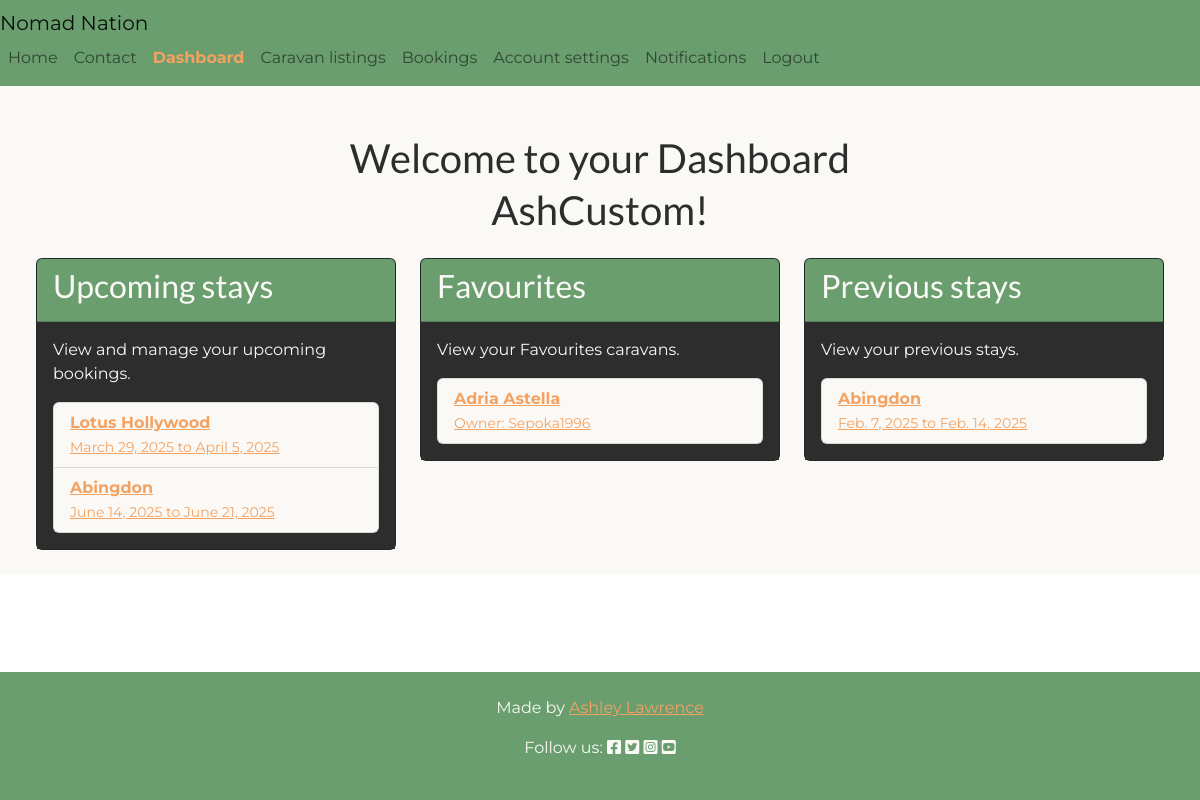
Page /dashboard/ (signed in) on the committed database.
### listings/models.py (models this page shows, shortened)
class Booking(models.Model):
    STATUS_CHOICES = [
        ("pending", "Pending"),
        ("accepted", "Accepted"),
        ("declined", "Declined"),
    ]
    caravan = models.ForeignKey(
        Caravan, on_delete=models.CASCADE, related_name="bookings"
    )
    customer = models.ForeignKey(
        User, on_delete=models.CASCADE, related_name="bookings"
    )
    name = models.CharField(max_length=255)
    email = models.EmailField()
    phone_number = models.CharField(max_length=15, blank=True, null=True)
    start_date = models.DateField()
    end_date = models.DateField()
    message = models.TextField(blank=True, null=True)
    status = models.CharField(
        max_length=10, choices=STATUS_CHOICES, default="pending"
    )

class Caravan(models.Model):
    owner = models.ForeignKey(
        User, on_delete=models.CASCADE, related_name='caravans'
    )
    title = models.CharField(max_length=100)
    description = models.TextField()
    berth = models.CharField(
        max_length=10, choices=[
            ('small', 'Two-berth'),
            ('medium', 'Four-berth'),
            ('large', 'Six-berth')
        ]
    )
    price_per_night = models.DecimalField(max_digits=6, decimal_places=2)
    currency = models.CharField(max_length=3, default="GBP")
    location = models.CharField(max_length=100)
    amenities = models.ManyToManyField(Amenity, related_name='caravans')
    favourites = models.ManyToManyField(
        User, related_name='favourite_caravans', blank=True
    )

### dashboard/views.py (the view, shortened to what this page needs)
# urls.py: path('', views.dashboard_view, name='dashboard'),
@login_required
def dashboard_view(request):
    current_user = request.user
    context = {}
    context['username'] = current_user.username
    if current_user.is_superuser:
        context['user_type'] = 'superuser'
        context['admin_url'] = '/admin/'
        return render(request, 'dashboard/dashboard.html', context)
    try:
        user_profile = current_user.profile
    except AttributeError:
        return redirect('account_logout')
    if user_profile.user_type == 'customer':
        context['user_type'] = 'customer'
        context['upcoming_stays'] = Booking.objects.filter(
            customer=current_user,
            status='accepted',
            start_date__gte=timezone.now()
        )
        context['favourites'] = current_user.favourite_caravans.all()
        context['previous_stays'] = Booking.objects.filter(
            customer=current_user,
            status='accepted',
            end_date__lt=timezone.now()
        )
    else:
        return redirect('account_logout')
    return render(request, 'dashboard/dashboard.html', context)

### dashboard/templates/dashboard/dashboard.html (shortened to what this page needs)
{% extends "base.html" %}
{% load i18n %}
{% block content %}
<div class="container-fluid d-flex flex-column justify-content-center align-items-center bg-styles">
    <h1 class="text-center mb-1 mt-5 title">{% trans "Welcome to your Dashboard" %}</h1>
    {% if user_type == 'superuser' %}
    <h1 class="text-center mb-4 title">{% trans "Superuser!" %}</h1>
    <p>{% trans "To manage the site go to admin page:" %}
        <a href="{{ admin_url }}" class="btn btn-primary w-100 mt-3 btn-styles">{% trans "Here" %}</a>
    </p>
</div>
{% elif user_type == 'customer' %}
<div class="container-fluid d-flex flex-column justify-content-center align-items-center bg-styles dashboard-style">
    <h1 class="text-center mb-4 title">{{ username }}!</h1>
    <div class="row w-100">
        <div class="col-md-4">
            <div class="card mb-4 text-white">
                <div class="card-header">
                    <h2 class="title card-title">{% trans "Upcoming stays" %}</h2>
                </div>
                <div class="card-body">
                    <p>{% trans "View and manage your upcoming bookings." %}</p>
                    <ul class="list-group">
                        {% for stay in upcoming_stays %}
                            <li class="list-group-item">
                                <a href="{% url 'booking_view' stay.caravan.id %}">
                                    <strong>{{ stay.caravan.title }}</strong><br>
                                    <small>{{ stay.start_date }} to {{ stay.end_date }}</small>
                                </a>
                            </li>
                        {% empty %}
                            <li class="list-group-item">{% trans "No upcoming stays" %}</li>
                        {% endfor %}
                    </ul>
                </div>
            </div>
        </div>
        <div class="col-md-4">
            <div class="card mb-4 text-white">
                <div class="card-header">
                    <h2 class="card-title title">{% trans "Favourites" %}</h2>
                </div>
                <div class="card-body">
                    <p>{% trans "View your Favourites caravans." %}</p>
                    <ul class="list-group">
                        {% for caravan in favourites %}
                            <li class="list-group-item">
                                <a href="{% url 'listings' %}#caravan-{{ caravan.pk }}">
                                    <strong>{{ caravan.title }}</strong><br>
                                    <small>{% trans "Owner:" %} {{ caravan.owner.username }}</small>
                                </a>
                            </li>
                        {% empty %}
                            <li class="list-group-item">{% trans "No items in your favourites" %}</li>
                        {% endfor %}
                    </ul>
                </div>
            </div>
        </div>
        <div class="col-md-4">
            <div class="card mb-4 text-white">
                <div class="card-header">
                    <h2 class="card-title title">{% trans "Previous stays" %}</h2>
                </div>
                <div class="card-body">
                    <p>{% trans "View your previous stays." %}</p>
                    <ul class="list-group">
                        {% for stay in previous_stays %}
                            <li class="list-group-item">
                                <a href="{% url 'booking_view' stay.caravan.id %}">
                                    <strong>{{ stay.caravan.title }}</strong><br>
                                    <small>{{ stay.start_date }} {% trans "to" %} {{ stay.end_date }}</small>
                                </a>
                            </li>
                        {% empty %}
                            <li class="list-group-item">{% trans "No previous stays" %}</li>
                        {% endfor %}
                    </ul>
                </div>
            </div>
        </div>
    </div>
</div>
{% endif %}
{% endblock %}

### static/css/styles.css (style rules this page uses)
:root { --p-colour: #6A9E6F; --p-accent: #87CEEB; --s-accent: #F4A261; --b-colour: #FAF9F6; --p-text: #2D2D2D; --bs-primary: var(--p-colour); --bs-secondary: var(--s-accent); --bs-info: var(--p-accent); --bs-light: var(--b-colour); --bs-dark: var(--p-text); }
html, body { min-height: 100%; width: 100%; overflow-x: hidden; margin: 0; padding: 0; display: flex; flex-direction: column; font-family: 'Montserrat', sans-serif !important; }
.bg-styles { background-color: var(--b-colour); color: var(--p-text); }
.title { font-family: 'Lato', sans-serif !important; }
a { color: var(--s-accent); }
.card { margin-bottom: 30px; background-color: var(--p-text) !important; }
.text-white { color: var(--b-colour) !important; }
.dashboard-style li, .booking-style li { background-color: var(--b-colour); }
.booking-style .card-body, .dashboard-style .card-body { background-color: var(--p-text); }
.card-header { background-color: var(--p-colour); }

### rows in the picture
Booking: caravan "Lotus Hollywood", start_date "March 29, 2025", end_date "April 5, 2025"
Booking: caravan "Abingdon", start_date "June 14, 2025", end_date "June 21, 2025"
Caravan: title "Adria Astella", owner.username "Sepoka1996"
Booking: caravan "Abingdon", start_date "Feb. 7, 2025", end_date "Feb. 14, 2025"

### other values in the picture
{{ username }} "AshCustom"
